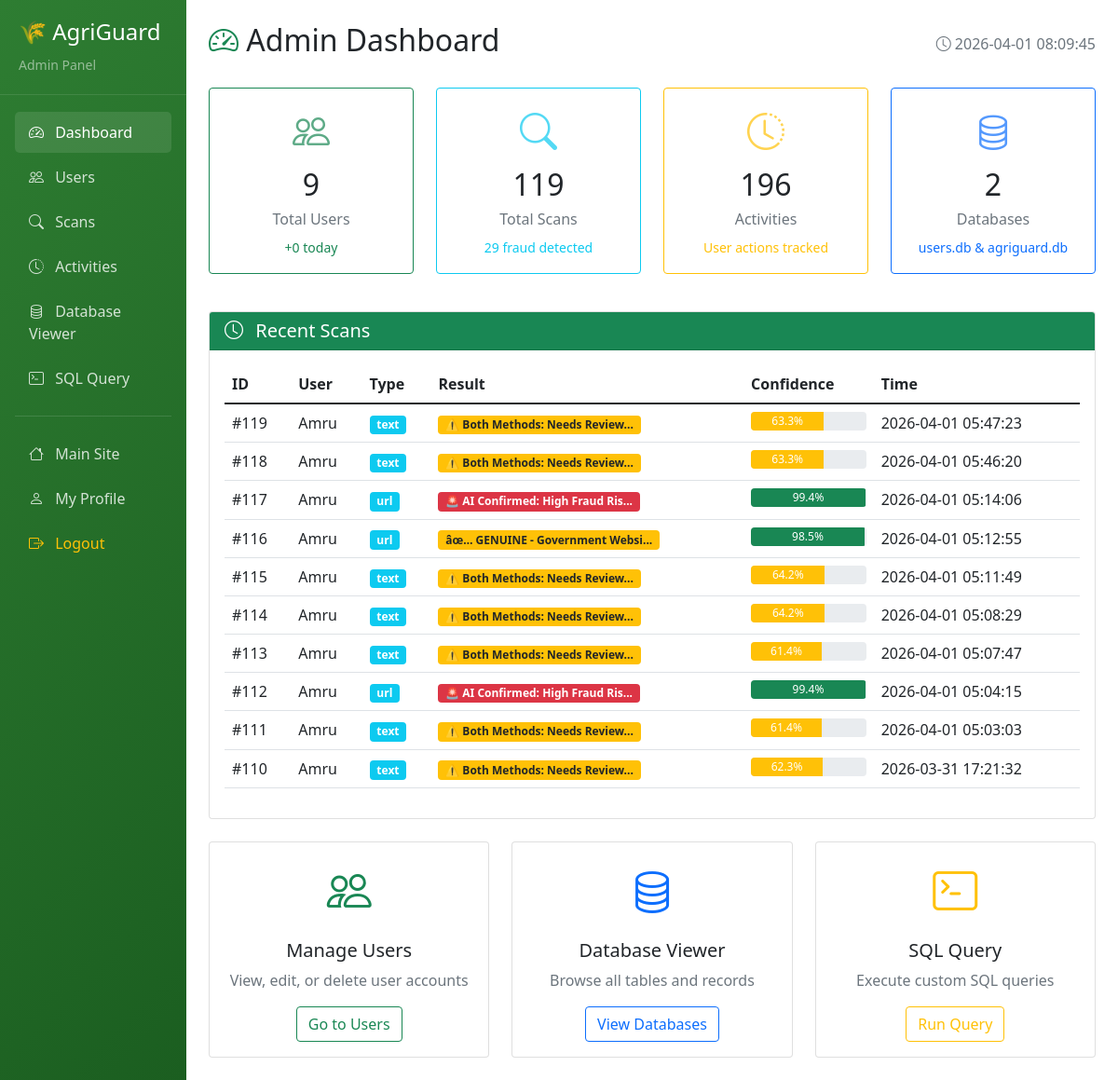
The page /admin (signed in) on the database its author committed.
### tables this page shows
CREATE TABLE scans (
                id INTEGER PRIMARY KEY AUTOINCREMENT,
                user_id INTEGER,
                content_type TEXT,
                content TEXT,
                result TEXT,
                confidence REAL,
                created_at TIMESTAMP DEFAULT CURRENT_TIMESTAMP, detection_method TEXT DEFAULT 'rule-based',
                FOREIGN KEY (user_id) REFERENCES users(id) ON DELETE CASCADE
            );

CREATE TABLE users(
                id INTEGER PRIMARY KEY AUTOINCREMENT,
                username TEXT UNIQUE NOT NULL,
                email TEXT UNIQUE NOT NULL,
                mobile TEXT UNIQUE NOT NULL,
                password TEXT NOT NULL,
                fullname TEXT,
                location TEXT,
                profile_pic TEXT,
                language TEXT DEFAULT 'en',
                email_notifications BOOLEAN DEFAULT 1,
                account_type TEXT DEFAULT 'standard',
                created_at TIMESTAMP DEFAULT CURRENT_TIMESTAMP,
                reset_token TEXT,
                reset_token_expiry DATETIME
            );

### app.py (the view)
@app.route("/admin")
@admin_required
def admin_dashboard():
    import sqlite3
    from datetime import datetime, timedelta
    stats = {}
    conn = sqlite3.connect("users.db")
    conn.row_factory = sqlite3.Row  # This makes rows accessible by column name
    c = conn.cursor()
    c.execute("SELECT COUNT(*) FROM users")
    stats['total_users'] = c.fetchone()[0]
    today = datetime.now().strftime('%Y-%m-%d')
    c.execute("SELECT COUNT(*) FROM users WHERE DATE(created_at) = ?", (today,))
    stats['new_users_today'] = c.fetchone()[0]
    c.execute("SELECT COUNT(*) FROM scans")
    stats['total_scans'] = c.fetchone()[0]
    c.execute("SELECT COUNT(*) FROM scans WHERE result LIKE '%Fraud%' OR result LIKE '%Risk%'")
    stats['fraud_scans'] = c.fetchone()[0]
    c.execute("SELECT COUNT(*) FROM user_activity")
    stats['total_activities'] = c.fetchone()[0]
    c.execute("""
        SELECT s.*, u.username
        FROM scans s
        LEFT JOIN users u ON s.user_id = u.id
        ORDER BY s.created_at DESC
        LIMIT 10
    """)
    recent_scans = []
    for row in c.fetchall():
        recent_scans.append({
            'id': row['id'],
            'user_id': row['user_id'],
            'username': row['username'] if row['username'] else f"User {row['user_id']}",
            'content_type': row['content_type'],
            'result': row['result'],
            'confidence': row['confidence'],
            'created_at': row['created_at']
        })
    conn.close()
    stats['current_time'] = datetime.now().strftime('%Y-%m-%d %H:%M:%S')
    return render_template("admin_dashboard.html",
                         stats=stats,
                         recent_scans=recent_scans,
                         is_admin=True)

### app.py (called while the page is built)
def admin_required(f):
    @wraps(f)
    def decorated_function(*args, **kwargs):
        if 'user_id' not in session:
            flash("Please login first", "error")
            return redirect(url_for('login_selector'))
        is_admin = (session.get('account_type') == 'admin' or
                   session.get('username') == 'admin')
        if not is_admin:
            flash("Admin access required!", "error")
            return render_template("admin_access.html")
        return f(*args, **kwargs)
    return decorated_function

@app.context_processor
def inject_user():
    is_admin = False
    if 'user_id' in session:
        is_admin = (session.get('account_type') == 'admin' or
                   session.get('username') == 'admin')
    return dict(
        current_user=session.get("username"),
        current_lang=session.get("lang", "en"),
        is_logged_in="user_id" in session,
        is_admin=is_admin,
        current_path=request.path,
        ml_available=ML_AVAILABLE
   )

### templates/admin_dashboard.html (shortened to what this page needs)
<!DOCTYPE html>
<html lang="en">
<head>
    <link href="https://cdn.jsdelivr.net/npm/bootstrap@5.1.3/dist/css/bootstrap.min.css" rel="stylesheet">
    <link rel="stylesheet" href="https://cdn.jsdelivr.net/npm/bootstrap-icons@1.8.1/font/bootstrap-icons.css">
</head>
<body>
    <div class="container-fluid">
        <div class="row">
            <div class="col-md-3 col-lg-2 px-0 admin-sidebar">
                <div class="sidebar-brand">
                    <h4>🌾 AgriGuard</h4>
                    <small class="text-white-50">Admin Panel</small>
                </div>
                <nav class="nav flex-column p-3">
                    <a href="/admin" class="nav-link active">
                        <i class="bi bi-speedometer2 me-2"></i> Dashboard
                    </a>
                    <a href="/admin/users" class="nav-link">
                        <i class="bi bi-people me-2"></i> Users
                    </a>
                    <a href="/admin/scans" class="nav-link">
                        <i class="bi bi-search me-2"></i> Scans
                    </a>
                    <a href="/admin/activities" class="nav-link">
                        <i class="bi bi-clock-history me-2"></i> Activities
                    </a>
                    <a href="/admin/database-viewer" class="nav-link">
                        <i class="bi bi-database me-2"></i> Database Viewer
                    </a>
                    <a href="/admin/query" class="nav-link">
                        <i class="bi bi-terminal me-2"></i> SQL Query
                    </a>
                    <hr class="text-white-50">
                    <a href="/" class="nav-link">
                        <i class="bi bi-house me-2"></i> Main Site
                    </a>
                    <a href="/profile" class="nav-link">
                        <i class="bi bi-person me-2"></i> My Profile
                    </a>
                    <a href="/logout" class="nav-link text-warning">
                        <i class="bi bi-box-arrow-right me-2"></i> Logout
                    </a>
                </nav>
            </div>
            <div class="col-md-9 col-lg-10 px-4 py-4">
                <div class="d-flex justify-content-between align-items-center mb-4">
                    <h2><i class="bi bi-speedometer2 text-success"></i> Admin Dashboard</h2>
                    <div class="text-muted">
                        <i class="bi bi-clock"></i> {{ stats.current_time }}
                    </div>
                </div>
                <div class="row mb-4">
                    <div class="col-md-3 mb-3">
                        <div class="card card-stat border-success">
                            <div class="card-body text-center">
                                <div class="stat-icon text-success">
                                    <i class="bi bi-people"></i>
                                </div>
                                <h2 class="mt-2">{{ stats.total_users }}</h2>
                                <h6 class="text-muted">Total Users</h6>
                                <small class="text-success">+{{ stats.new_users_today }} today</small>
                            </div>
                        </div>
                    </div>
                    <div class="col-md-3 mb-3">
                        <div class="card card-stat border-info">
                            <div class="card-body text-center">
                                <div class="stat-icon text-info">
                                    <i class="bi bi-search"></i>
                                </div>
                                <h2 class="mt-2">{{ stats.total_scans }}</h2>
                                <h6 class="text-muted">Total Scans</h6>
                                <small class="text-info">{{ stats.fraud_scans }} fraud detected</small>
                            </div>
                        </div>
                    </div>
                    <div class="col-md-3 mb-3">
                        <div class="card card-stat border-warning">
                            <div class="card-body text-center">
                                <div class="stat-icon text-warning">
                                    <i class="bi bi-clock-history"></i>
                                </div>
                                <h2 class="mt-2">{{ stats.total_activities }}</h2>
                                <h6 class="text-muted">Activities</h6>
                                <small class="text-warning">User actions tracked</small>
                            </div>
                        </div>
                    </div>
                    <div class="col-md-3 mb-3">
                        <div class="card card-stat border-primary">
                            <div class="card-body text-center">
                                <div class="stat-icon text-primary">
                                    <i class="bi bi-database"></i>
                                </div>
                                <h2 class="mt-2">2</h2>
                                <h6 class="text-muted">Databases</h6>
                                <small class="text-primary">users.db & agriguard.db</small>
                            </div>
                        </div>
                    </div>
                </div>
                <div class="card">
                    <div class="card-header bg-success text-white">
                        <h5 class="mb-0"><i class="bi bi-clock me-2"></i> Recent Scans</h5>
                    </div>
                    <div class="card-body">
                        <div class="table-responsive">
                            <table class="table table-hover">
                                <thead>
                                    <tr>
                                        <th>ID</th>
                                        <th>User</th>
                                        <th>Type</th>
                                        <th>Result</th>
                                        <th>Confidence</th>
                                        <th>Time</th>
                                    </tr>
                                </thead>
                                <tbody>
                                    {% for scan in recent_scans %}
                                    <tr>
                                        <td>#{{ scan.id }}</td>
                                        <td>{{ scan.username }}</td>
                                        <td>
                                            <span class="badge bg-info">{{ scan.content_type }}</span>
                                        </td>
                                        <td>
                                            {% if 'Fraud' in scan.result or 'Risk' in scan.result %}
                                            <span class="badge bg-danger">{{ scan.result[:30] }}...</span>
                                            {% elif 'Safe' in scan.result or 'Genuine' in scan.result %}
                                            <span class="badge bg-success">{{ scan.result[:30] }}...</span>
                                            {% else %}
                                            <span class="badge bg-warning text-dark">{{ scan.result[:30] }}...</span>
                                            {% endif %}
                                        </td>
                                        <td>
                                            <div class="progress" style="height: 20px;">
                                                <div class="progress-bar {% if scan.confidence >= 70 %}bg-success{% elif scan.confidence >= 40 %}bg-warning{% else %}bg-danger{% endif %}"
                                                     role="progressbar"
                                                     style="width: {{ scan.confidence }}%;"
                                                     aria-valuenow="{{ scan.confidence }}"
                                                     aria-valuemin="0"
                                                     aria-valuemax="100">
                                                    {{ scan.confidence|round(1) }}%
                                                </div>
                                            </div>
                                        </td>
                                        <td>{{ scan.created_at }}</td>
                                    </tr>
                                    {% else %}
                                    <tr>
                                        <td colspan="6" class="text-center text-muted py-3">
                                            No scans found yet
                                        </td>
                                    </tr>
                                    {% endfor %}
                                </tbody>
                            </table>
                        </div>
                    </div>
                </div>
                <div class="row mt-4">
                    <div class="col-md-4">
                        <div class="card">
                            <div class="card-body text-center">
                                <i class="bi bi-people text-success" style="font-size: 3rem;"></i>
                                <h5 class="mt-3">Manage Users</h5>
                                <p class="text-muted">View, edit, or delete user accounts</p>
                                <a href="/admin/users" class="btn btn-outline-success">Go to Users</a>
                            </div>
                        </div>
                    </div>
                    <div class="col-md-4">
                        <div class="card">
                            <div class="card-body text-center">
                                <i class="bi bi-database text-primary" style="font-size: 3rem;"></i>
                                <h5 class="mt-3">Database Viewer</h5>
                                <p class="text-muted">Browse all tables and records</p>
                                <a href="/admin/database-viewer" class="btn btn-outline-primary">View Databases</a>
                            </div>
                        </div>
                    </div>
                    <div class="col-md-4">
                        <div class="card">
                            <div class="card-body text-center">
                                <i class="bi bi-terminal text-warning" style="font-size: 3rem;"></i>
                                <h5 class="mt-3">SQL Query</h5>
                                <p class="text-muted">Execute custom SQL queries</p>
                                <a href="/admin/query" class="btn btn-outline-warning">Run Query</a>
                            </div>
                        </div>
                    </div>
                </div>
            </div>
        </div>
    </div>
</body>
</html>

### templates/admin_dashboard.html (style rules this page uses)
.card-stat { transition: transform 0.2s; }
.stat-icon { font-size: 2.5rem; opacity: 0.7; }
.admin-sidebar { background: linear-gradient(135deg, #2e7d32 0%, #1b5e20 100%); min-height: 100vh; color: white; }
.admin-sidebar .nav-link { color: rgba(255,255,255,0.8); padding: 10px 15px; margin: 2px 0; }
.admin-sidebar .nav-link:hover, .admin-sidebar .nav-link.active { color: white; background: rgba(255,255,255,0.1); border-radius: 5px; }
.sidebar-brand { padding: 20px; border-bottom: 1px solid rgba(255,255,255,0.1); }

### rows shown on the page
scans: id "119", username "Amru", content_type "text", result "⚠️ Both Methods: Needs Review", confidence "63.3", created_at "2026-04-01 05:47:23"
scans: id "118", username "Amru", content_type "text", result "⚠️ Both Methods: Needs Review", confidence "63.3", created_at "2026-04-01 05:46:20"
scans: id "117", username "Amru", content_type "url", result "🚨 AI Confirmed: High Fraud Ris", confidence "99.4", created_at "2026-04-01 05:14:06"
scans: id "116", username "Amru", content_type "url", result "âœ… GENUINE - Government Websi", confidence "98.5", created_at "2026-04-01 05:12:55"
scans: id "115", username "Amru", content_type "text", result "⚠️ Both Methods: Needs Review", confidence "64.2", created_at "2026-04-01 05:11:49"
scans: id "114", username "Amru", content_type "text", result "⚠️ Both Methods: Needs Review", confidence "64.2", created_at "2026-04-01 05:08:29"
scans: id "113", username "Amru", content_type "text", result "⚠️ Both Methods: Needs Review", confidence "61.4", created_at "2026-04-01 05:07:47"
scans: id "112", username "Amru", content_type "url", result "🚨 AI Confirmed: High Fraud Ris", confidence "99.4", created_at "2026-04-01 05:04:15"
scans: id "111", username "Amru", content_type "text", result "⚠️ Both Methods: Needs Review", confidence "61.4", created_at "2026-04-01 05:03:03"
scans: id "110", username "Amru", content_type "text", result "⚠️ Both Methods: Needs Review", confidence "62.3", created_at "2026-03-31 17:21:32"

### other values the page prints
{{ stats.current_time }} "2026-04-01 08:09:45"
{{ stats.total_users }} "9"
{{ stats.new_users_today }} "0"
{{ stats.total_scans }} "119"
{{ stats.fraud_scans }} "29"
{{ stats.total_activities }} "196"
